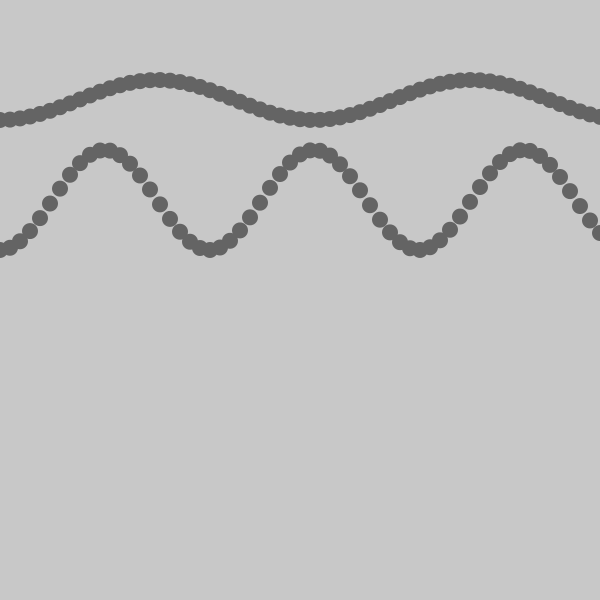
Frame 1 (no input)
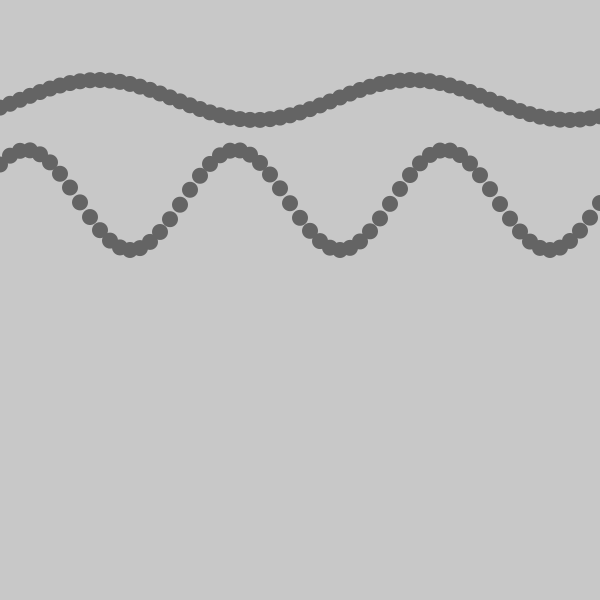
Frame 60 (the mouse pressed at the canvas centre just before this capture)
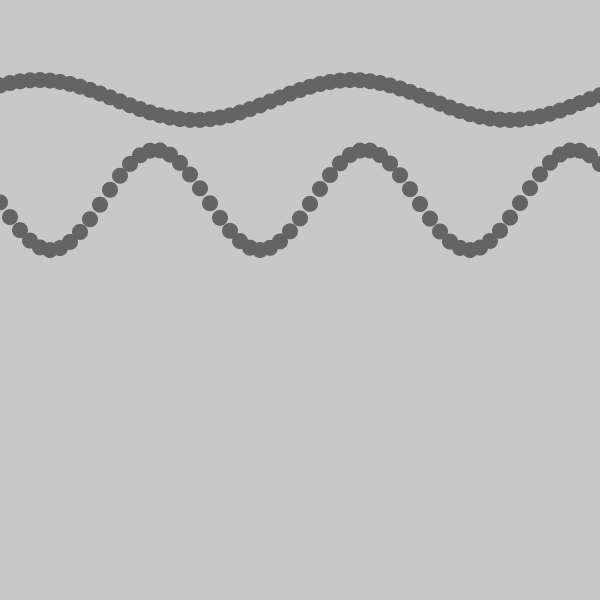
Frame 120 (the mouse held since frame 60 and released just before this capture)

The Processing sketch that drew these frames (run headless with seeded random() and noise(); from frame 60 on, the mouse is pressed at the canvas centre):

// Processing sketch: Example_03_09b
// ── Example_03_09b.pde
Particle[] particles1, particles2;

void setup() {
  size(600, 600);
  particles1 = new Particle[200];
  particles2 = new Particle[200];
  for(int i = 0; i < particles1.length; i++) {
    particles1[i] = new Particle(i*10, 100, i*0.2, 0.02, 20);
  }
  for(int i = 0; i < particles2.length; i++) {
    particles2[i] = new Particle(i*10, 200, i*0.3, 0.04, 50);
  }
}

void draw() {
  background(200);
  for(int i = 0; i < particles1.length; i++) {
    particles1[i].update();
    particles1[i].render();
  }
  for(int i = 0; i < particles2.length; i++) {
    particles2[i].update();
    particles2[i].render();
  }
}

// ── Particle.pde
class Particle {
  PVector pos;
  PVector anchor;
  float angle;
  float vel;
  float amplitude;
  
  Particle(float _x, float _y, float _angle, float _vel, float _amplitude) {
    pos = new PVector();
    anchor = new PVector(_x, _y);
    angle = _angle;
    vel = _vel;
    amplitude = _amplitude;
  }
  
  void update() {
    pos.x = anchor.x;
    pos.y = cos(angle) * amplitude + anchor.y;
    angle += vel;
  }
  
  void render() {
    noStroke();
    fill(100);
    ellipse(pos.x, pos.y, 16, 16);
  }
}
